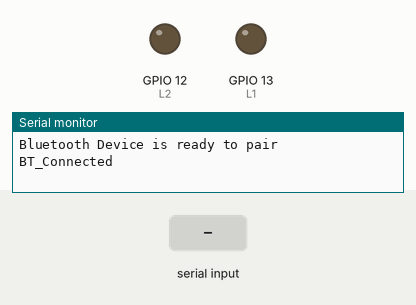
Recording of a sketch running on a simulated ESP32. Shown: output pins drawn as LEDs (lit = HIGH), the last lines printed to the serial monitor. The inputs (shaded band) are chosen by the test bench. Nothing arrives over Bluetooth unless stated; pins used as bus, display or sensor lines are not drawn.

Above: at 1.2 s.
1.3 s: "F" received over the second serial link
At 1.8 s:
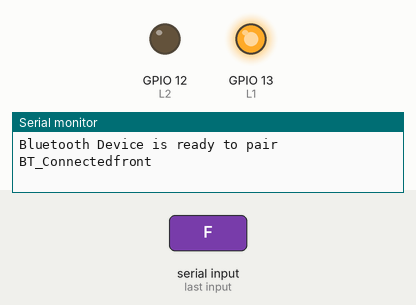
2.8 s: "B" received over the second serial link
At 4.0 s:
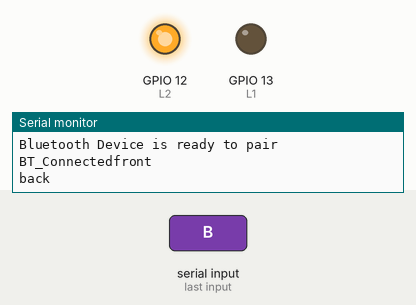
4.3 s: "L" received over the second serial link
At 5.3 s:
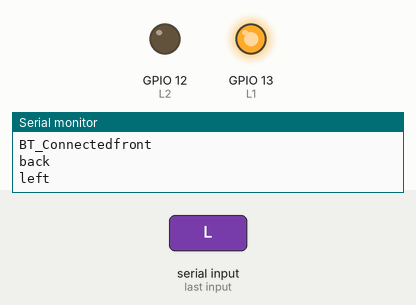
Timing chart, 0 to 7.3 s (numbered marks = the images above; inputs shaded):
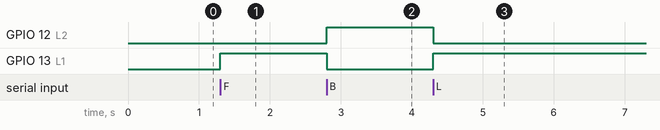

Measured:
- after the input at 1.3 s, GPIO 13 (L1): LOW → HIGH at once
- after the input at 2.8 s, GPIO 12 (L2): LOW → HIGH at once; GPIO 13 (L1): HIGH → LOW at once
- after the input at 4.3 s, GPIO 12 (L2): HIGH → LOW at once; GPIO 13 (L1): LOW → HIGH at once

The sketch:

BT_esp32.ino
```cpp
#include <BluetoothSerial.h>

#define L1 13
#define L2 12
#define R1 15
#define R2 2

BluetoothSerial SerialBT;

void setup() {
  Serial.begin(115200);
  SerialBT.begin("ESP32_BT");  // Bluetooth device name
  Serial.println("Bluetooth Device is ready to pair");
  pinMode(L1, OUTPUT);
  pinMode(L2, OUTPUT);
  pinMode(R1, OUTPUT);
  pinMode(R2, OUTPUT);
  if(SerialBT.connected()){
    Serial.write("BT_Connected");
  }
}

void loop() {
  if (Serial.available()) {
    char data = Serial.read();
    SerialBT.write(data);  // Send data over Bluetooth
  }

  if (SerialBT.available()) {
    char btl = SerialBT.read();   // Print received data to Serial Monitor
    switch(btl)
  {
    case 'F':
      digitalWrite(L1,HIGH);
      digitalWrite(L2,LOW);
      digitalWrite(R1,HIGH);
      digitalWrite(R2,LOW);
      Serial.println("front");
      break;
    case 'B':
      digitalWrite(L1,LOW);
      digitalWrite(L2,HIGH);
      digitalWrite(R1,LOW);
      digitalWrite(R2,HIGH);
      Serial.println("back");
      break;
    case 'L':
      digitalWrite(L1,HIGH);
      digitalWrite(L2,LOW);
      digitalWrite(R1,LOW);
      digitalWrite(R2,HIGH);
      Serial.println("left");
      break;
    case 'R':
      digitalWrite(L1,LOW);
      digitalWrite(L2,HIGH);
      digitalWrite(R1,HIGH);
      digitalWrite(R2,LOW);
      Serial.println("right");
      break;
    default:
      digitalWrite(L1,LOW);
      digitalWrite(L2,LOW);
      digitalWrite(R1,LOW);
      digitalWrite(R2,LOW);
      Serial.println("stop");
  }
  delay(10);
  }

}
```
